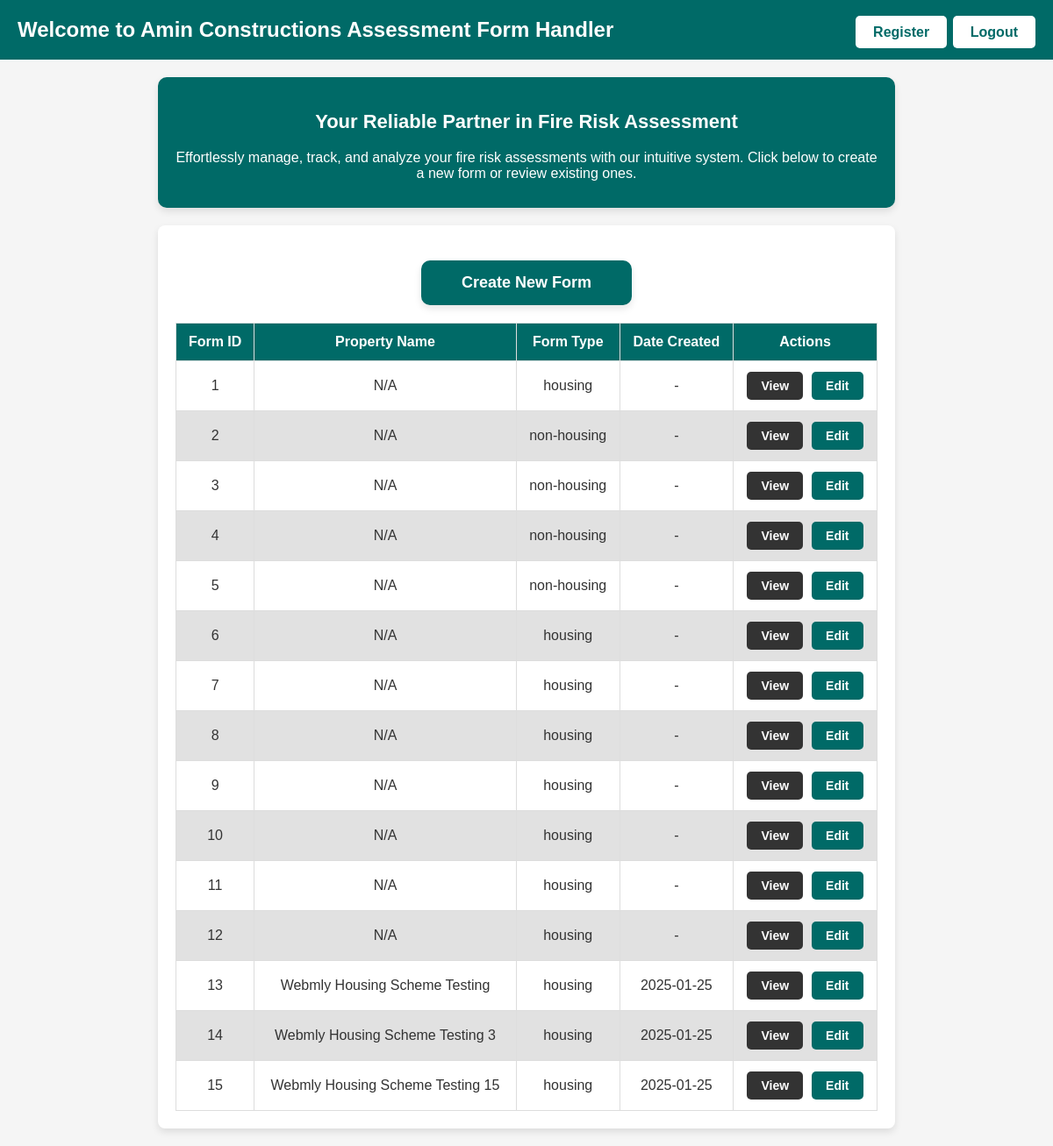
Screenshot of / (signed in) with the database file from the repository.
### POC2/app.py (models this page shows)
class Form(db.Model):
    id = db.Column(db.Integer, primary_key=True)
    form_id = db.Column(db.String(50), unique=True, nullable=False)
    form_type = db.Column(db.String(20), nullable=False)  # new column to store form type
    date_created = db.Column(db.DateTime, nullable=False, default=datetime.utcnow)
    property_name = db.Column(db.String(100), nullable=True)

### POC2/app.py (the view)
@app.route('/')
@login_required
def index():
    forms = Form.query.all()
    return render_template('index.html', forms=forms)

### POC2/app.py (called while the page is built)
def login_required(f):
    @wraps(f)
    def decorated_function(*args, **kwargs):
        if 'user_id' not in session:
            return redirect(url_for('login'))
        return f(*args, **kwargs)
    return decorated_function

### POC2/templates/index.html (shortened to what this page needs)
<!DOCTYPE html>
<html lang="en">
<head>
</head>
<body>
    <header>
        Welcome to Amin Constructions Assessment Form Handler
        <div class="header-buttons">
            {% if session['username'] == 'admin' %}
            <a href="{{ url_for('register') }}" class="logout-button">Register</a>
            {% endif %}
            <a href="{{ url_for('logout') }}" class="logout-button">Logout</a>
        </div>
    </header>
    <div class="welcome-section">
        <h2>Your Reliable Partner in Fire Risk Assessment</h2>
        <p>Effortlessly manage, track, and analyze your fire risk assessments with our intuitive system.
        Click below to create a new form or review existing ones.</p>
    </div>
    <div class="form-list">
        <a href="{{ url_for('create_form') }}" class="create-form">Create New Form</a>
        <table>
            <thead>
                <tr>
                    <th>Form ID</th>
                    <th>Property Name</th>
                    <th>Form Type</th>
                    <th>Date Created</th>
                    <th>Actions</th>
                </tr>
            </thead>
            <tbody>
                {% for form in forms %}
                <tr>
                    <td>{{ form.form_id }}</td>
                    <td>{{ form.property_name or 'N/A' }}</td>
                    <td>{{ form.form_type }}</td>
                    <td>{{ form.date_created.strftime('%Y-%m-%d') if form.date_created else '-' }}</td>
                    <td>
                        <div class="action-buttons">
                            <a href="{{ url_for('view_form', form_id=form.form_id) }}" class="view-button">View</a>
                            <a href="{{ url_for('edit_form', form_id=form.form_id) }}" class="edit-button">Edit</a>
                        </div>
                    </td>
                </tr>
                {% endfor %}
            </tbody>
        </table>
    </div>
</body>
</html>

### POC2/templates/index.html (style rules this page uses)
:root { --dark-text: #333333; --accent-color: #006A67; --light-background: #f5f5f5; --light-hover: #e1e1e1; }
body { font-family: Arial, sans-serif; background-color: var(--light-background); color: var(--dark-text); margin: 0; padding: 0; }
header { display: flex; justify-content: space-between; align-items: center; background-color: var(--accent-color); color: white; padding: 20px; font-size: 24px; font-weight: bold; }
.logout-button { background-color: white; color: var(--accent-color); padding: 10px 20px; font-size: 16px; font-weight: bold; text-decoration: none; border-radius: 5px; transition: background-color 0.3s ease, transform 0.3s ease; }
.welcome-section { background-color: var(--accent-color); color: #ffffff; text-align: center; padding: 20px; margin: 20px auto; max-width: 800px; border-radius: 10px; box-shadow: 0 4px 8px rgba(0, 0, 0, 0.1); }
.welcome-section h2 { font-size: 22px; font-weight: bold; color: #ffffff; }
.welcome-section p { font-size: 16px; margin: 10px 0; color: #ffffff; }
.form-list { max-width: 800px; margin: 20px auto; padding: 20px; background-color: #ffffff; border-radius: 8px; box-shadow: 0 4px 8px rgba(0, 0, 0, 0.1); }
.create-form { display: block; width: 200px; text-align: center; margin: 20px auto; padding: 15px 20px; font-size: 18px; font-weight: bold; background-color: var(--accent-color); color: white; text-decoration: none; border-radius: 10px; transition: background-color 0.3s ease, transform 0.3s ease; box-shadow: 0 4px 8px rgba(0, 0, 0, 0.1); }
table { width: 100%; border-collapse: collapse; margin-top: 20px; }
table th, table td { border: 1px solid #ddd; padding: 12px; text-align: center; font-size: 16px; }
table th { background-color: var(--accent-color); color: white; font-weight: bold; }
table tr { background-color: #ffffff; }
table tr:nth-child(even) { background-color: var(--light-hover); }
.action-buttons { display: flex; justify-content: center; gap: 10px; }
.view-button, .edit-button { text-decoration: none; padding: 8px 16px; font-size: 14px; font-weight: bold; border-radius: 5px; color: white; transition: background-color 0.3s ease, transform 0.3s ease; }
.view-button { background-color: #333333; }
.edit-button { background-color: var(--accent-color); }

### rows the page displays
Form: form_id "1", property_name "N/A", form_type "housing", date_created "-"
Form: form_id "2", property_name "N/A", form_type "non-housing", date_created "-"
Form: form_id "3", property_name "N/A", form_type "non-housing", date_created "-"
Form: form_id "4", property_name "N/A", form_type "non-housing", date_created "-"
Form: form_id "5", property_name "N/A", form_type "non-housing", date_created "-"
Form: form_id "6", property_name "N/A", form_type "housing", date_created "-"
Form: form_id "7", property_name "N/A", form_type "housing", date_created "-"
Form: form_id "8", property_name "N/A", form_type "housing", date_created "-"
Form: form_id "9", property_name "N/A", form_type "housing", date_created "-"
Form: form_id "10", property_name "N/A", form_type "housing", date_created "-"
Form: form_id "11", property_name "N/A", form_type "housing", date_created "-"
Form: form_id "12", property_name "N/A", form_type "housing", date_created "-"
Form: form_id "13", property_name "Webmly Housing Scheme Testing", form_type "housing", date_created "2025-01-25"
Form: form_id "14", property_name "Webmly Housing Scheme Testing 3", form_type "housing", date_created "2025-01-25"
Form: form_id "15", property_name "Webmly Housing Scheme Testing 15", form_type "housing", date_created "2025-01-25"
